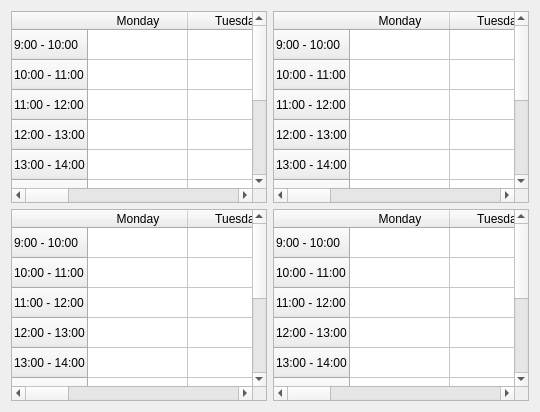
          <widget class="QWidget" name="tab_11">
           <attribute name="title">
            <string>Page</string>
           </attribute>
           <layout class="QGridLayout" name="gridLayout_11">
            <item row="0" column="0">
             <widget class="QTableWidget" name="tableWidget_17">
              <row>
               <property name="text">
                <string>9:00 - 10:00</string>
               </property>
              </row>
              <row>
               <property name="text">
                <string>10:00 - 11:00</string>
               </property>
              </row>
              <row>
               <property name="text">
                <string>11:00 - 12:00</string>
               </property>
              </row>
              <row>
               <property name="text">
                <string>12:00 - 13:00</string>
               </property>
              </row>
              <row>
               <property name="text">
                <string>13:00 - 14:00</string>
               </property>
              </row>
              <row>
               <property name="text">
                <string>14:00 - 15:00</string>
               </property>
              </row>
              <row>
               <property name="text">
                <string>15:00 - 16:00</string>
               </property>
              </row>
              <row>
               <property name="text">
                <string>16:00 - 17:00</string>
               </property>
              </row>
              <row>
               <property name="text">
                <string>17:00 - 18:00</string>
               </property>
              </row>
              <row>
               <property name="text">
                <string>18:00 - 19:00</string>
               </property>
              </row>
              <column>
               <property name="text">
                <string>Monday</string>
               </property>
              </column>
              <column>
               <property name="text">
                <string>Tuesday</string>
               </property>
              </column>
              <column>
               <property name="text">
                <string>Wednesday</string>
               </property>
              </column>
              <column>
               <property name="text">
                <string>Thursday</string>
               </property>
              </column>
              <column>
               <property name="text">
                <string>Friday</string>
               </property>
              </column>
             </widget>
            </item>
            <item row="0" column="1">
             <widget class="QTableWidget" name="tableWidget_18">
              <row>
               <property name="text">
                <string>9:00 - 10:00</string>
               </property>
              </row>
              <row>
               <property name="text">
                <string>10:00 - 11:00</string>
               </property>
              </row>
              <row>
               <property name="text">
                <string>11:00 - 12:00</string>
               </property>
              </row>
              <row>
               <property name="text">
                <string>12:00 - 13:00</string>
               </property>
              </row>
              <row>
               <property name="text">
                <string>13:00 - 14:00</string>
               </property>
              </row>
              <row>
               <property name="text">
                <string>14:00 - 15:00</string>
               </property>
              </row>
              <row>
               <property name="text">
                <string>15:00 - 16:00</string>
               </property>
              </row>
              <row>
               <property name="text">
                <string>16:00 - 17:00</string>
               </property>
              </row>
              <row>
               <property name="text">
                <string>17:00 - 18:00</string>
               </property>
              </row>
              <row>
               <property name="text">
                <string>18:00 - 19:00</string>
               </property>
              </row>
              <column>
               <property name="text">
                <string>Monday</string>
               </property>
              </column>
              <column>
               <property name="text">
                <string>Tuesday</string>
               </property>
              </column>
              <column>
               <property name="text">
                <string>Wednesday</string>
               </property>
              </column>
              <column>
               <property name="text">
                <string>Thursday</string>
               </property>
              </column>
              <column>
               <property name="text">
                <string>Friday</string>
               </property>
              </column>
             </widget>
            </item>
            <item row="1" column="0">
             <widget class="QTableWidget" name="tableWidget_19">
              <row>
               <property name="text">
                <string>9:00 - 10:00</string>
               </property>
              </row>
              <row>
               <property name="text">
                <string>10:00 - 11:00</string>
               </property>
              </row>
              <row>
               <property name="text">
                <string>11:00 - 12:00</string>
               </property>
              </row>
              <row>
               <property name="text">
                <string>12:00 - 13:00</string>
               </property>
              </row>
              <row>
               <property name="text">
                <string>13:00 - 14:00</string>
               </property>
              </row>
              <row>
               <property name="text">
                <string>14:00 - 15:00</string>
               </property>
              </row>
              <row>
               <property name="text">
                <string>15:00 - 16:00</string>
               </property>
              </row>
              <row>
               <property name="text">
                <string>16:00 - 17:00</string>
               </property>
              </row>
              <row>
               <property name="text">
                <string>17:00 - 18:00</string>
               </property>
              </row>
              <row>
               <property name="text">
                <string>18:00 - 19:00</string>
               </property>
              </row>
              <column>
               <property name="text">
                <string>Monday</string>
               </property>
              </column>
              <column>
               <property name="text">
                <string>Tuesday</string>
               </property>
              </column>
              <column>
               <property name="text">
                <string>Wednesday</string>
               </property>
              </column>
              <column>
               <property name="text">
                <string>Thursday</string>
               </property>
              </column>
              <column>
               <property name="text">
                <string>Friday</string>
               </property>
              </column>
             </widget>
            </item>
            <item row="1" column="1">
             <widget class="QTableWidget" name="tableWidget_20">
              <row>
               <property name="text">
                <string>9:00 - 10:00</string>
               </property>
              </row>
              <row>
               <property name="text">
                <string>10:00 - 11:00</string>
               </property>
              </row>
              <row>
               <property name="text">
                <string>11:00 - 12:00</string>
               </property>
              </row>
              <row>
               <property name="text">
                <string>12:00 - 13:00</string>
               </property>
              </row>
              <row>
               <property name="text">
                <string>13:00 - 14:00</string>
               </property>
              </row>
              <row>
               <property name="text">
                <string>14:00 - 15:00</string>
               </property>
              </row>
              <row>
               <property name="text">
                <string>15:00 - 16:00</string>
               </property>
              </row>
              <row>
               <property name="text">
                <string>16:00 - 17:00</string>
               </property>
              </row>
              <row>
               <property name="text">
                <string>17:00 - 18:00</string>
               </property>
              </row>
              <row>
               <property name="text">
                <string>18:00 - 19:00</string>
               </property>
              </row>
              <column>
               <property name="text">
                <string>Monday</string>
               </property>
              </column>
              <column>
               <property name="text">
                <string>Tuesday</string>
               </property>
              </column>
              <column>
               <property name="text">
                <string>Wednesday</string>
               </property>
              </column>
              <column>
               <property name="text">
                <string>Thursday</string>
               </property>
              </column>
              <column>
               <property name="text">
                <string>Friday</string>
               </property>
              </column>
             </widget>
            </item>
           </layout>
          </widget>
